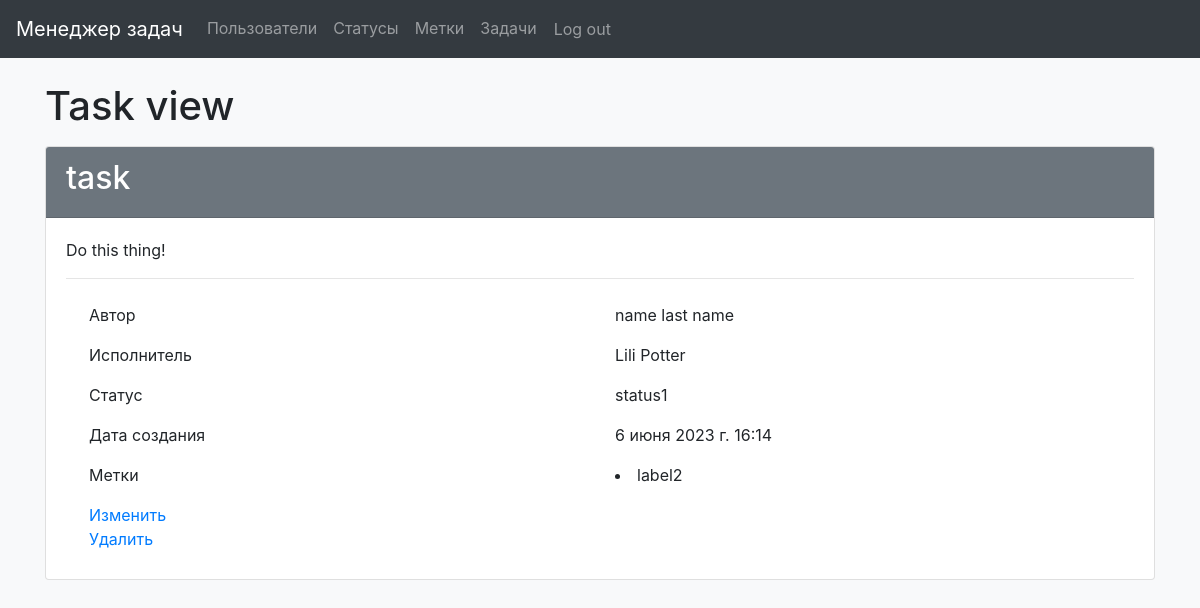
The page /tasks/4/ (signed in) on the database its author committed.
### task_manager/tasks/models.py (models this page shows)
class Task(models.Model):
    author = models.ForeignKey(User, on_delete=models.PROTECT, related_name='task_author_user',
                               verbose_name=gettext('Author'))
    status = models.ForeignKey(Status, on_delete=models.PROTECT, verbose_name=gettext('Status'))
    executor = models.ForeignKey(User, on_delete=models.PROTECT, related_name='task_executor_user',
                                 verbose_name=gettext('Executor'), null=True, blank=True)
    labels = models.ManyToManyField(Label, verbose_name=gettext('Label'), null=True, blank=True)
    description = models.TextField(verbose_name=gettext('Description'))
    name = models.CharField(max_length=250, verbose_name=gettext('Name'))
    created_at = models.DateTimeField(auto_now_add=True, verbose_name=gettext('created_at'))

### task_manager/statuses/models.py (models this page shows)
class Status(models.Model):
    status_name = models.CharField(max_length=250, unique=True, verbose_name=gettext('Name'),
                                   error_messages={'unique': gettext("%(model_name)s with this name already exists.")})
    created_at = models.DateTimeField(auto_now_add=True)
    def __str__(self):
        return "%s" % self.status_name
    class Meta:
        verbose_name = gettext('Status')

### task_manager/labels/models.py (models this page shows)
class Label(models.Model):
    label_name = models.CharField(max_length=250, unique=True, verbose_name=gettext('Name'),
                                  error_messages={'unique': gettext("%(model_name)s with this name already exists.")})
    created_at = models.DateTimeField(auto_now_add=True)
    def __str__(self):
        return "%s" % self.label_name
    class Meta:
        verbose_name = gettext('Label')

### task_manager/tasks/views.py (the view)
# urls.py: path('<int:id>/', TaskCardView.as_view(), name='task_card'),
class TaskCardView(View):
    def get(self, request, *args, **kwargs):
        if request.user.is_authenticated:
            task = get_object_or_404(Task, id=kwargs['id'])
            labels = task.labels.all()
            return render(request, 'tasks/task_card.html', context={
                "task": task,
                "labels": labels,
            })

### task_manager/templates/tasks/task_card.html
{% extends 'navbar.html' %}
{% load i18n %}
{% load bootstrap4 %}
{% block content %}
<body class="bg-light">
    <div class="container wrapper flex-grow-1">
      <h1 class="mb-3">{% trans 'Task view' %}</h1>
        <div class="card">
            <div class="card-header bg-secondary text-white">
                <h2>{{ task.name }}</h2>
            </div>
            <div class="card-body">
                <p>{{ task.description }}</p>
                <hr>
                <div class="container">
                    <div class="row p-2">
                        <div class="col">{% trans 'Author' %}</div>
                        <div class="col">{{ task.author.first_name }} {{ task.author.last_name }}</div>
                    </div>
                    <div class="row p-2">
                        <div class="col">{% trans 'Executor' %}</div>
                        <div class="col">{{ task.executor.first_name }} {{ task.executor.last_name }}</div>
                    </div>
                    <div class="row p-2">
                        <div class="col">{% trans 'Status' %}</div>
                        <div class="col">{{ task.status }}</div>
                    </div>
                    <div class="row p-2">
                        <div class="col">{% trans 'Date of creation' %}</div>
                        <div class="col">{{ task.created_at }}</div>
                    </div>
                    <div class="row p-2">
                        <div class="col">{% trans 'Labels' %}</div>
                        <div class="col">
                            {% for label in labels %}
                            <li>{{ label }}</li>
                            {% endfor %}
                        </div>
                    </div>
                    <div class="row p-2">
                        <div class="col">
                        <a href="{% url 'update_task' id=task.id %}">{% trans 'Update' %}</a>
                            <br>
                        <a href="{% url 'delete_task' id=task.id %}">{% trans 'Delete' %}</a>
                    </div>
                    </div>
                </div>
            </div>
        </div>
    </div>
</body>
{% endblock %}

### rows shown on the page
Task: name "task", description "Do this thing!", author.first_name "name", author.last_name "last name", executor.first_name "Lili", executor.last_name "Potter", status "status1", created_at "6 июня 2023 г. 16:14"
Label: label_name "label2"
